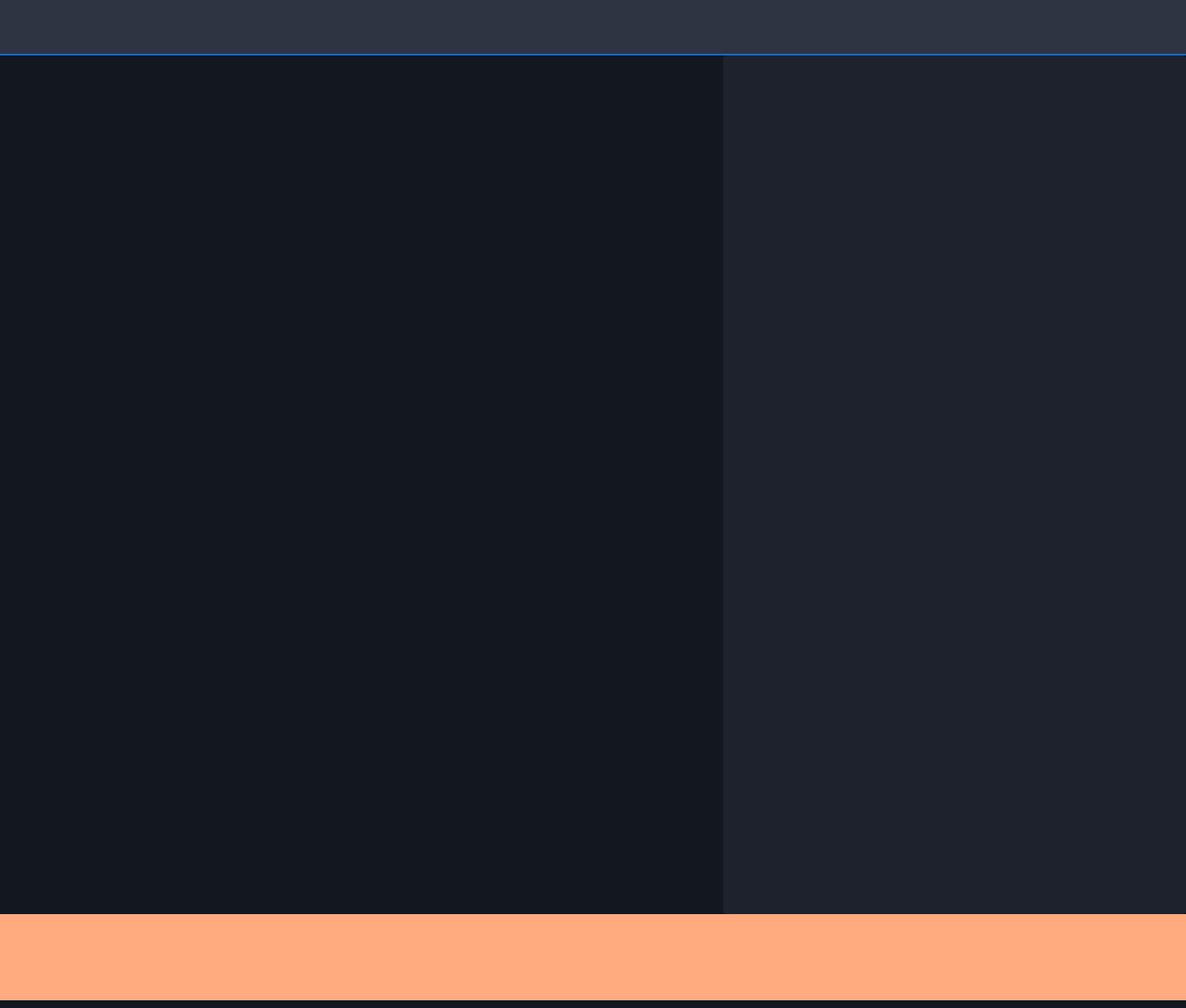
<?xml version="1.0" encoding="UTF-8"?>
<ui version="4.0">
 <class>MainWindow</class>
 <widget class="QMainWindow" name="MainWindow">
  <property name="geometry">
   <rect>
    <x>0</x>
    <y>0</y>
    <width>1389</width>
    <height>1181</height>
   </rect>
  </property>
  <property name="minimumSize">
   <size>
    <width>0</width>
    <height>0</height>
   </size>
  </property>
  <property name="maximumSize">
   <size>
    <width>16777215</width>
    <height>16777215</height>
   </size>
  </property>
  <property name="windowTitle">
   <string>MainWindow</string>
  </property>
  <property name="styleSheet">
   <string notr="true">#MainWindow,#centerwidget,#widget_main
{
background:#131720;
}
#stackedWidget_control_right
{
background: #1E222D;
border-radius: 4px;
}
#label_appName{
font-size: 22px;
font-family: Microsoft YaHei;
font-weight: bold;
color: #E0E0E1;
line-height: 45px;
}
#label_logo
{

}
#widget_topbar
{
background: #2F3443;
border-bottom:2px solid #1269D3;
}</string>
  </property>
  <widget class="QWidget" name="centralwidget">
   <property name="autoFillBackground">
    <bool>false</bool>
   </property>
   <property name="styleSheet">
    <string notr="true">#centralwidget
{
background: #131720;
}</string>
   </property>
   <layout class="QVBoxLayout" name="verticalLayout_2" stretch="0,10,1">
    <property name="spacing">
     <number>0</number>
    </property>
    <property name="leftMargin">
     <number>0</number>
    </property>
    <property name="topMargin">
     <number>0</number>
    </property>
    <property name="rightMargin">
     <number>0</number>
    </property>
    <property name="bottomMargin">
     <number>9</number>
    </property>
    <item>
     <widget class="QWidget" name="widget_topbar" native="true">
      <layout class="QHBoxLayout" name="horizontalLayout_2" stretch="0,0,0,1,0,0,0,0,0,1">
       <property name="spacing">
        <number>20</number>
       </property>
       <property name="leftMargin">
        <number>0</number>
       </property>
       <property name="topMargin">
        <number>0</number>
       </property>
       <property name="rightMargin">
        <number>0</number>
       </property>
       <property name="bottomMargin">
        <number>0</number>
       </property>
       <item>
        <spacer name="horizontalSpacer_3">
         <property name="orientation">
          <enum>Qt::Horizontal</enum>
         </property>
         <property name="sizeHint" stdset="0">
          <size>
           <width>5</width>
           <height>5</height>
          </size>
         </property>
        </spacer>
       </item>
       <item>
        <widget class="QLabel" name="label_logo">
         <property name="sizePolicy">
          <sizepolicy hsizetype="Preferred" vsizetype="Expanding">
           <horstretch>3</horstretch>
           <verstretch>0</verstretch>
          </sizepolicy>
         </property>
         <property name="minimumSize">
          <size>
           <width>110</width>
           <height>0</height>
          </size>
         </property>
         <property name="maximumSize">
          <size>
           <width>55</width>
           <height>55</height>
          </size>
         </property>
         <property name="styleSheet">
          <string notr="true">border-image: url(:/Resources/Logo_nt.png);</string>
         </property>
         <property name="text">
          <string/>
         </property>
         <property name="alignment">
          <set>Qt::AlignCenter</set>
         </property>
        </widget>
       </item>
       <item>
        <widget class="QStackedWidget" name="stackedWidget_topbar">
         <property name="sizePolicy">
          <sizepolicy hsizetype="Preferred" vsizetype="Preferred">
           <horstretch>0</horstretch>
           <verstretch>0</verstretch>
          </sizepolicy>
         </property>
         <property name="minimumSize">
          <size>
           <width>0</width>
           <height>65</height>
          </size>
         </property>
         <property name="maximumSize">
          <size>
           <width>16777215</width>
           <height>65</height>
          </size>
         </property>
         <property name="styleSheet">
          <string notr="true"/>
         </property>
         <widget class="QWidget" name="stackedWidget_topPage1"/>
        </widget>
       </item>
       <item>
        <widget class="QWidget" name="widget" native="true">
         <property name="minimumSize">
          <size>
           <width>0</width>
           <height>30</height>
          </size>
         </property>
         <property name="maximumSize">
          <size>
           <width>16777215</width>
           <height>30</height>
          </size>
         </property>
         <property name="styleSheet">
          <string notr="true">QLabel{
color:white;
}</string>
         </property>
         <layout class="QHBoxLayout" name="horizontalLayout_3">
          <property name="spacing">
           <number>20</number>
          </property>
          <item>
           <spacer name="horizontalSpacer">
            <property name="orientation">
             <enum>Qt::Horizontal</enum>
            </property>
            <property name="sizeHint" stdset="0">
             <size>
              <width>161</width>
              <height>9</height>
             </size>
            </property>
           </spacer>
          </item>
          <item>
           <widget class="QLabel" name="label_patientInfo">
            <property name="minimumSize">
             <size>
              <width>0</width>
              <height>25</height>
             </size>
            </property>
            <property name="text">
             <string/>
            </property>
            <property name="alignment">
             <set>Qt::AlignCenter</set>
            </property>
           </widget>
          </item>
          <item>
           <widget class="QLabel" name="label_time">
            <property name="minimumSize">
             <size>
              <width>0</width>
              <height>25</height>
             </size>
            </property>
            <property name="text">
             <string/>
            </property>
            <property name="alignment">
             <set>Qt::AlignCenter</set>
            </property>
           </widget>
          </item>
          <item>
           <spacer name="horizontalSpacer_2">
            <property name="orientation">
             <enum>Qt::Horizontal</enum>
            </property>
            <property name="sizeHint" stdset="0">
             <size>
              <width>161</width>
              <height>9</height>
             </size>
            </property>
           </spacer>
          </item>
         </layout>
        </widget>
       </item>
       <item>
        <widget class="QLabel" name="label_robot_4">
         <property name="minimumSize">
          <size>
           <width>55</width>
           <height>0</height>
          </size>
         </property>
         <property name="maximumSize">
          <size>
           <width>55</width>
           <height>16777215</height>
          </size>
         </property>
         <property name="styleSheet">
          <string notr="true">
border-image: url(:/Resources/robot_standby.png);</string>
         </property>
         <property name="text">
          <string/>
         </property>
        </widget>
       </item>
       <item>
        <widget class="QLabel" name="label_robot">
         <property name="minimumSize">
          <size>
           <width>55</width>
           <height>0</height>
          </size>
         </property>
         <property name="maximumSize">
          <size>
           <width>55</width>
           <height>16777215</height>
          </size>
         </property>
         <property name="styleSheet">
          <string notr="true">border-image: url(:/Resources/robot_standby.png);</string>
         </property>
         <property name="text">
          <string/>
         </property>
        </widget>
       </item>
       <item>
        <widget class="QLabel" name="label_robot_3">
         <property name="minimumSize">
          <size>
           <width>55</width>
           <height>0</height>
          </size>
         </property>
         <property name="maximumSize">
          <size>
           <width>55</width>
           <height>16777215</height>
          </size>
         </property>
         <property name="styleSheet">
          <string notr="true">border-image: url(:/Resources/robot_standby.png);</string>
         </property>
         <property name="text">
          <string/>
         </property>
        </widget>
       </item>
       <item>
        <widget class="QLabel" name="label_robot_2">
         <property name="minimumSize">
          <size>
           <width>55</width>
           <height>0</height>
          </size>
         </property>
         <property name="maximumSize">
          <size>
           <width>55</width>
           <height>16777215</height>
          </size>
         </property>
         <property name="styleSheet">
          <string notr="true">border-image: url(:/Resources/robot_standby.png);</string>
         </property>
         <property name="text">
          <string/>
         </property>
        </widget>
       </item>
       <item>
        <widget class="QLabel" name="label">
         <property name="enabled">
          <bool>true</bool>
         </property>
         <property name="minimumSize">
          <size>
           <width>55</width>
           <height>0</height>
          </size>
         </property>
         <property name="styleSheet">
          <string notr="true">border-image: url(:/Resources/robot_standby.png);</string>
         </property>
         <property name="text">
          <string/>
         </property>
        </widget>
       </item>
       <item>
        <widget class="SystemToolBar" name="widget_2" native="true"/>
       </item>
      </layout>
     </widget>
    </item>
    <item>
     <widget class="QWidget" name="widget_main" native="true">
      <property name="maximumSize">
       <size>
        <width>16777215</width>
        <height>16777215</height>
       </size>
      </property>
      <property name="styleSheet">
       <string notr="true"/>
      </property>
      <layout class="QHBoxLayout" name="horizontalLayout" stretch="0,1,0">
       <property name="spacing">
        <number>14</number>
       </property>
       <property name="leftMargin">
        <number>0</number>
       </property>
       <property name="topMargin">
        <number>0</number>
       </property>
       <property name="rightMargin">
        <number>0</number>
       </property>
       <property name="bottomMargin">
        <number>0</number>
       </property>
       <item>
        <widget class="QStackedWidget" name="stackedWidget_control_left">
         <property name="minimumSize">
          <size>
           <width>64</width>
           <height>0</height>
          </size>
         </property>
         <property name="maximumSize">
          <size>
           <width>16777215</width>
           <height>16777215</height>
          </size>
         </property>
         <property name="styleSheet">
          <string notr="true"/>
         </property>
         <widget class="QWidget" name="page"/>
         <widget class="QWidget" name="page_2"/>
        </widget>
       </item>
       <item>
        <widget class="QStackedWidget" name="stackedWidget">
         <property name="sizePolicy">
          <sizepolicy hsizetype="Expanding" vsizetype="Preferred">
           <horstretch>0</horstretch>
           <verstretch>0</verstretch>
          </sizepolicy>
         </property>
         <property name="maximumSize">
          <size>
           <width>16777215</width>
           <height>16777215</height>
          </size>
         </property>
         <property name="styleSheet">
          <string notr="true"/>
         </property>
         <property name="currentIndex">
          <number>0</number>
         </property>
         <widget class="QWidget" name="page_5">
          <layout class="QVBoxLayout" name="verticalLayout_4">
           <property name="spacing">
            <number>1</number>
           </property>
           <property name="leftMargin">
            <number>1</number>
           </property>
           <property name="topMargin">
            <number>1</number>
           </property>
           <property name="rightMargin">
            <number>1</number>
           </property>
           <property name="bottomMargin">
            <number>1</number>
           </property>
          </layout>
         </widget>
         <widget class="QWidget" name="page_6"/>
        </widget>
       </item>
       <item>
        <widget class="QStackedWidget" name="stackedWidget_control_right">
         <property name="minimumSize">
          <size>
           <width>542</width>
           <height>0</height>
          </size>
         </property>
         <property name="maximumSize">
          <size>
           <width>542</width>
           <height>16777215</height>
          </size>
         </property>
         <property name="styleSheet">
          <string notr="true"/>
         </property>
         <property name="currentIndex">
          <number>-1</number>
         </property>
        </widget>
       </item>
      </layout>
     </widget>
    </item>
    <item>
     <widget class="QStackedWidget" name="stackedWidget_foot">
      <property name="minimumSize">
       <size>
        <width>0</width>
        <height>16</height>
       </size>
      </property>
      <property name="styleSheet">
       <string notr="true">background-color: rgb(255, 170, 127);</string>
      </property>
      <widget class="QWidget" name="stackedWidget_bottomPage1"/>
     </widget>
    </item>
   </layout>
  </widget>
 </widget>
 <customwidgets>
  <customwidget>
   <class>SystemToolBar</class>
   <extends>QWidget</extends>
   <header>systemtoolbar.h</header>
   <container>1</container>
  </customwidget>
 </customwidgets>
 <resources>
  <include location="qr.qrc"/>
 </resources>
 <connections/>
</ui>
